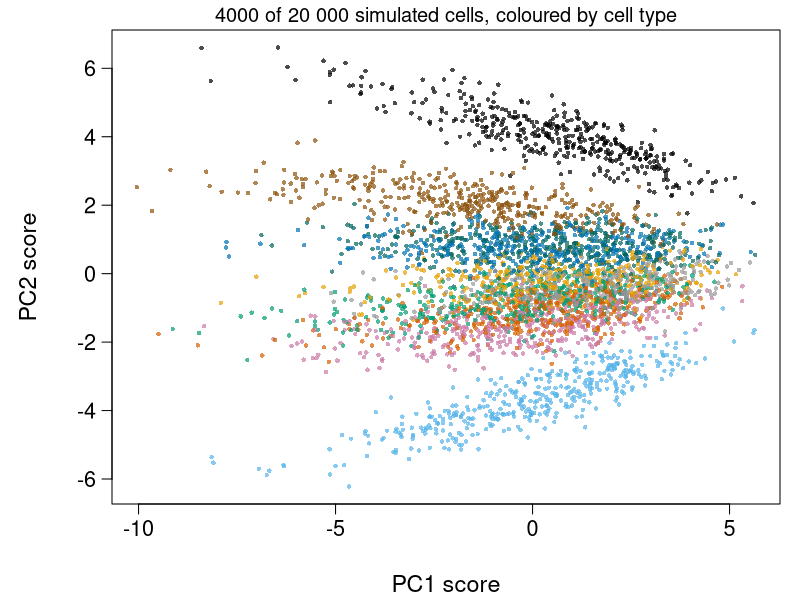
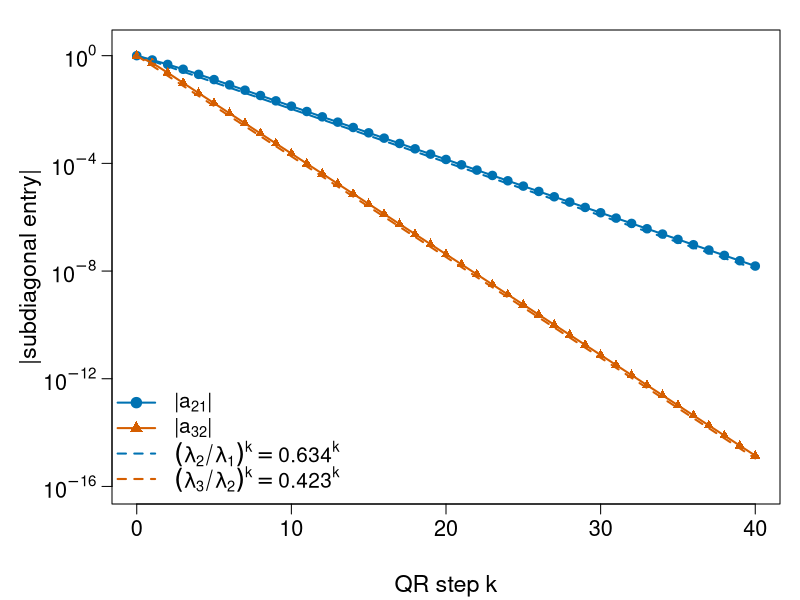
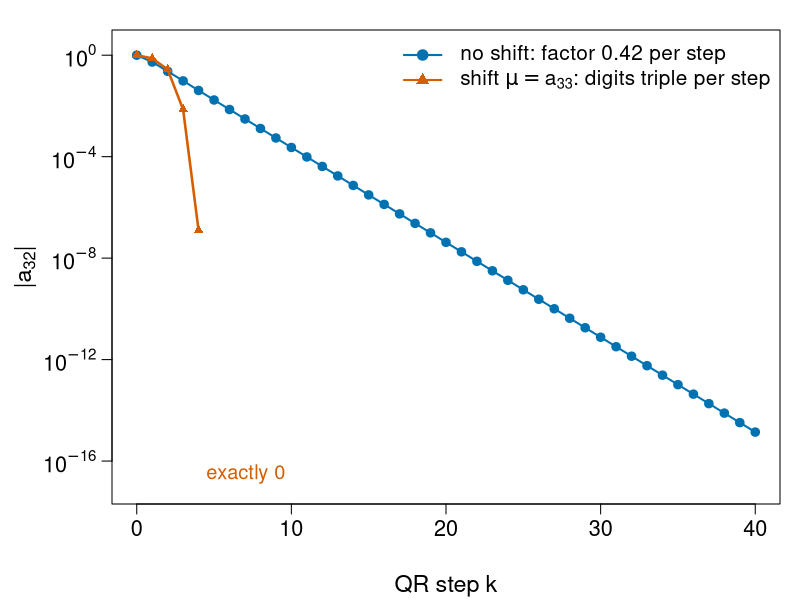
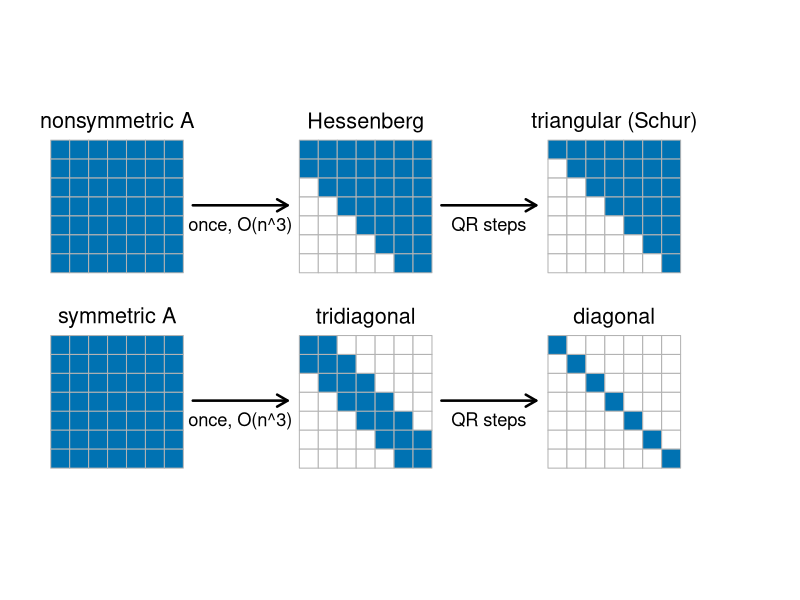
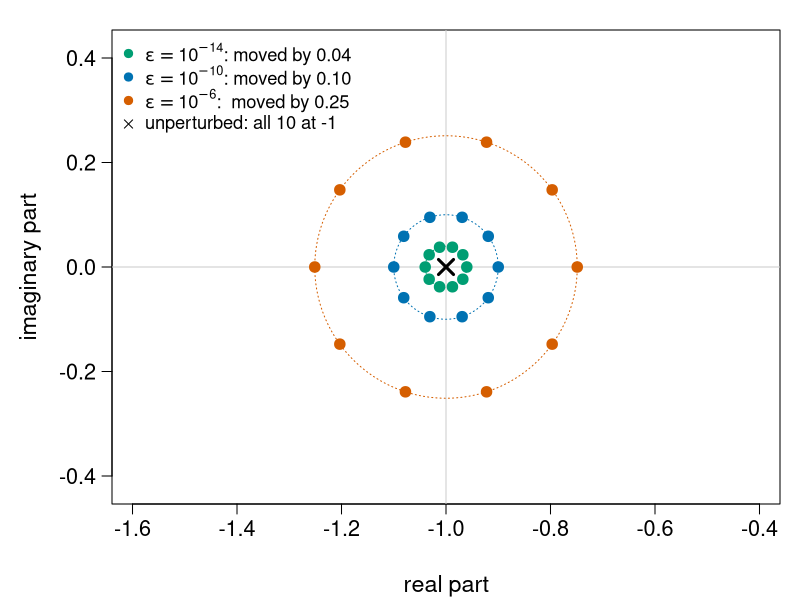
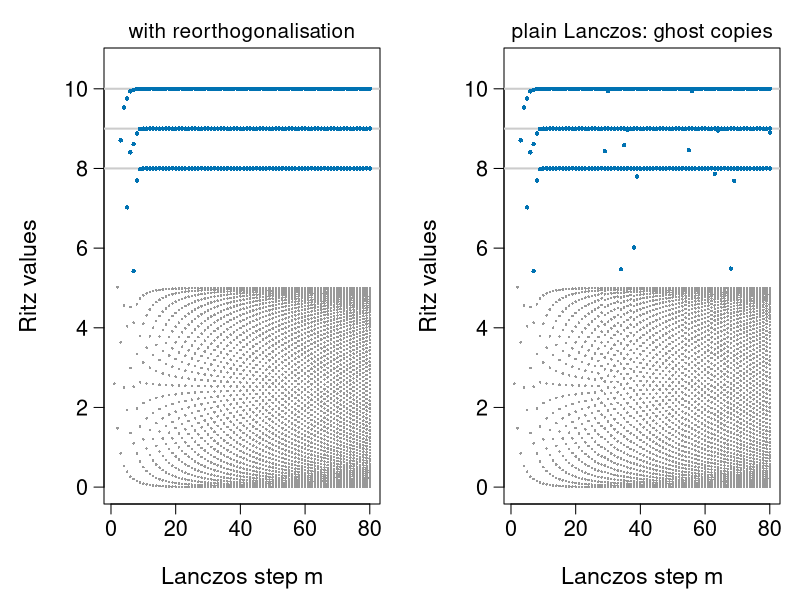
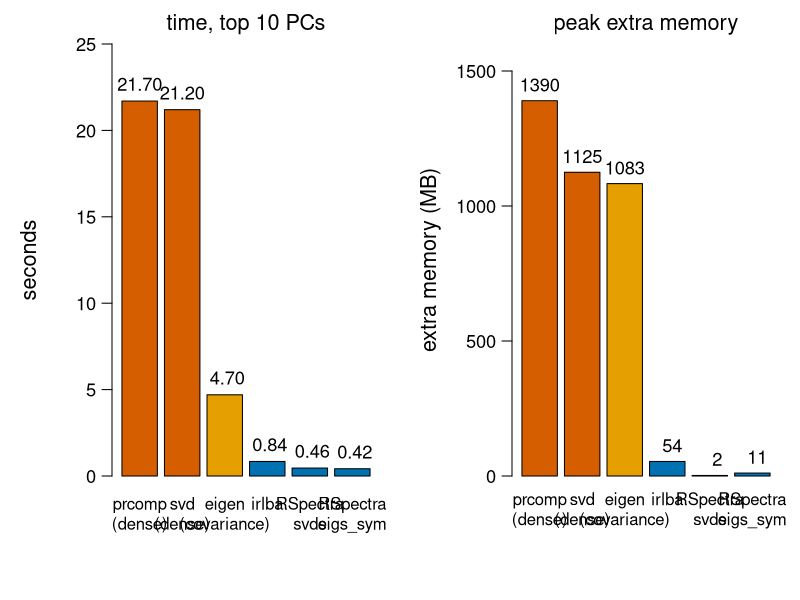

Write R code to recreate these figures, in order.
# Figures for the eigen-algorithms/ unit ("How eigen() works, and big problems").
#
# Re-run by hand from this folder (it is NOT run by `quarto render`):
#   cd eigen-algorithms && Rscript make-eigen-algorithms-figs.R
#
# Base R graphics only (grDevices::svg) plus the Matrix and irlba packages.
# Colours are Okabe-Ito (colour-blind safe). Makes:
#   fig01-pca-cells.svg       PC1 vs PC2 of the simulated 20 000-cell matrix
#   fig02-qr-convergence.svg  subdiagonal entries of the QR algorithm vs (lambda ratio)^k
#   fig03-shifts.svg          last subdiagonal entry: unshifted vs shifted QR
#   fig04-structure.svg       full -> Hessenberg -> triangular; symmetric -> tridiagonal -> diagonal
#   fig05-sensitivity.svg     eigenvalues of a perturbed transit-compartment chain
#   fig06-lanczos.svg         Ritz values against Lanczos step, with and without reorthogonalisation
#   fig07-pca-cost.svg        time and extra memory of full and truncated PCA (measured numbers)
#
# fig07 uses timings measured once (single-threaded OpenBLAS, R 4.6, one desktop
# machine; /usr/bin/time for peak memory). They are typed in below, not re-measured.

suppressMessages({ library(Matrix); library(irlba) })

oi <- c(orange = "#E69F00", sky = "#56B4E9", green = "#009E73",
        yellow = "#F0E442", blue = "#0072B2", red = "#D55E00",
        purple = "#CC79A7", grey = "#999999", black = "#000000")

fig <- function(file, w = 9, h = 5.2, expr) {
  svg(file, width = w, height = h)
  par(mar = c(4.8, 5.6, 1.5, 1), las = 1, mgp = c(3.6, 0.8, 0),
      cex.lab = 1.4, cex.axis = 1.3)
  expr
  dev.off()
}
logaxis <- function(side, pw) axis(side, at = 10^pw, labels = parse(text = paste0("10^", pw)))

## ---- the simulated single-cell matrix (same code as exercise C6) -------------

simulate_cells <- function(n_cells = 20000, n_genes = 2000, n_types = 10, seed = 1) {
  set.seed(seed)
  base <- rgamma(n_genes, shape = 0.3, rate = 2)              # mean count per gene
  fold <- matrix(2^rnorm(n_genes * n_types), n_genes, n_types) # cell-type effects
  type <- sample(n_types, n_cells, replace = TRUE)
  lib  <- rlnorm(n_cells, 0, 0.3)                              # library size factor
  lam  <- base * fold[, type] * rep(lib, each = n_genes)       # genes x cells
  counts <- matrix(rpois(length(lam), lam), n_genes, n_cells)
  list(X = Matrix(t(log1p(counts)), sparse = TRUE), type = type)  # cells x genes
}

## ---- fig01: PCA of the simulated cells ----------------------------------------

sc <- simulate_cells()
X <- sc$X; mu <- colMeans(X)
r <- irlba(X, nv = 10, center = mu)
scores <- r$u %*% diag(r$d)
set.seed(2)
show <- sample(nrow(X), 4000)
tcol <- c(oi[c("orange", "sky", "green", "blue", "red", "purple", "black", "grey")],
          "#8C510A", "#01665E")
fig("fig01-pca-cells.svg", w = 7.5, h = 6, expr = {
  plot(scores[show, 1], scores[show, 2], pch = 16, cex = 0.6,
       col = adjustcolor(tcol[sc$type[show]], 0.7),
       xlab = "PC1 score", ylab = "PC2 score")
  mtext("4000 of 20 000 simulated cells, coloured by cell type", 3, 0.2, cex = 1.2)
})

## ---- fig02: convergence of the unshifted QR algorithm ---------------------------

A <- matrix(c(4, 1, 0, 1, 3, 1, 0, 1, 2), 3)
lam <- eigen(A)$values
K <- 40
sub <- matrix(NA, K + 1, 2)
Ak <- A
sub[1, ] <- abs(c(Ak[2, 1], Ak[3, 2]))
for (k in 1:K) {
  f <- qr(Ak); Ak <- qr.R(f) %*% qr.Q(f)
  sub[k + 1, ] <- abs(c(Ak[2, 1], Ak[3, 2]))
}
fig("fig02-qr-convergence.svg", expr = {
  plot(0:K, sub[, 1], log = "y", type = "o", pch = 19, col = oi["blue"], lwd = 2,
       ylim = c(1e-16, 2), yaxt = "n", xlab = "QR step k", ylab = "|subdiagonal entry|")
  logaxis(2, seq(-16, 0, 4))
  lines(0:K, sub[, 2], type = "o", pch = 17, col = oi["red"], lwd = 2)
  lines(0:K, (lam[2] / lam[1])^(0:K), lty = 2, lwd = 2, col = oi["blue"])
  lines(0:K, (lam[3] / lam[2])^(0:K), lty = 2, lwd = 2, col = oi["red"])
  legend("bottomleft", c(expression("|" * a[21] * "|"), expression("|" * a[32] * "|"),
                         expression((lambda[2] / lambda[1])^k == 0.634^k),
                         expression((lambda[3] / lambda[2])^k == 0.423^k)),
         col = oi[c("blue", "red", "blue", "red")], pch = c(19, 17, NA, NA),
         lty = c(1, 1, 2, 2), lwd = 2, bty = "n", cex = 1.25)
})

## ---- fig03: shifted vs unshifted, last subdiagonal entry --------------------------

last_sub <- function(A, shift, K) {
  out <- numeric(K + 1); n <- nrow(A)
  out[1] <- abs(A[n, n - 1])
  for (k in 1:K) {
    mu <- if (shift) A[n, n] else 0
    f <- qr(A - mu * diag(n)); A <- qr.R(f) %*% qr.Q(f) + mu * diag(n)
    out[k + 1] <- max(abs(A[n, n - 1]), 1e-300)
  }
  out
}
u <- last_sub(A, FALSE, 40)
s <- last_sub(A, TRUE, 4)
fig("fig03-shifts.svg", expr = {
  plot(0:40, u, log = "y", type = "o", pch = 19, col = oi["blue"], lwd = 2,
       ylim = c(1e-17, 2), yaxt = "n", xlab = "QR step k",
       ylab = expression("|" * a[32] * "|"))
  logaxis(2, seq(-16, 0, 4))
  s_plot <- pmax(s, 1e-17)
  lines(0:4, s_plot, type = "o", pch = 17, col = oi["red"], lwd = 2.5)
  text(4.5, 3e-17, "exactly 0", col = oi["red"], adj = 0, cex = 1.2)
  legend("topright", c("no shift: factor 0.42 per step",
                       expression("shift " * mu == a[33] * ": digits triple per step")),
         col = oi[c("blue", "red")], pch = c(19, 17), lwd = 2, bty = "n", cex = 1.25)
})

## ---- fig04: matrix structure along the way ------------------------------------

draw_mat <- function(x0, y0, pat, title) {
  n <- nrow(pat); sz <- 0.32
  for (i in 1:n) for (j in 1:n) {
    col <- if (pat[i, j]) oi["blue"] else "white"
    rect(x0 + (j - 1) * sz, y0 - i * sz, x0 + j * sz, y0 - (i - 1) * sz,
         col = col, border = "grey70")
  }
  text(x0 + n * sz / 2, y0 + 0.3, title, cex = 1.3)
}
n <- 7
full <- matrix(TRUE, n, n)
hess <- outer(1:n, 1:n, function(i, j) i <= j + 1)
tri  <- outer(1:n, 1:n, function(i, j) i <= j)
tridiag <- outer(1:n, 1:n, function(i, j) abs(i - j) <= 1)
dg <- diag(n) == 1
svg("fig04-structure.svg", width = 12, height = 6)
par(mar = c(0.5, 0.5, 0.5, 0.5))
plot(NA, xlim = c(0, 12.2), ylim = c(-6.2, 0.8), axes = FALSE, xlab = "", ylab = "", asp = 1)
draw_mat(0.2, 0, full, "nonsymmetric A")
draw_mat(4.4, 0, hess, "Hessenberg")
draw_mat(8.6, 0, tri, "triangular (Schur)")
draw_mat(0.2, -3.3, full, "symmetric A")
draw_mat(4.4, -3.3, tridiag, "tridiagonal")
draw_mat(8.6, -3.3, dg, "diagonal")
for (y in c(-1.1, -4.4)) {
  arrows(2.6, y, 4.2, y, lwd = 2.5, length = 0.12)
  arrows(6.8, y, 8.4, y, lwd = 2.5, length = 0.12)
  text(3.4, y - 0.35, "once, O(n^3)", cex = 1.1)
  text(7.6, y - 0.35, "QR steps", cex = 1.1)
}
dev.off()

## ---- fig05: sensitivity of the transit-compartment chain --------------------------

nch <- 10
chain <- diag(-1, nch); chain[cbind(2:nch, 1:(nch - 1))] <- 1
eps_list <- c(1e-14, 1e-10, 1e-6)
ecol <- oi[c("green", "blue", "red")]
fig("fig05-sensitivity.svg", w = 7.5, h = 6.2, expr = {
  par(mar = c(4.8, 5.6, 1.5, 1))
  plot(NA, xlim = c(-1.5, -0.5), ylim = c(-0.42, 0.42), asp = 1,
       xlab = "real part", ylab = "imaginary part")
  abline(h = 0, v = -1, col = "grey80")
  th <- seq(0, 2 * pi, length.out = 200)
  for (i in seq_along(eps_list)) {
    Kp <- chain; Kp[1, nch] <- eps_list[i]
    ev <- eigen(Kp, only.values = TRUE)$values
    rad <- eps_list[i]^(1 / nch)
    lines(-1 + rad * cos(th), rad * sin(th), col = ecol[i], lty = 3)
    points(Re(ev), Im(ev), pch = 19, cex = 1.4, col = ecol[i])
  }
  points(-1, 0, pch = 4, cex = 2, lwd = 3)
  legend("topleft", c(expression(epsilon == 10^-14 * ": moved by 0.04"),
                      expression(epsilon == 10^-10 * ": moved by 0.10"),
                      expression(epsilon == 10^-6 * ":  moved by 0.25"),
                      "unperturbed: all 10 at -1"),
         col = c(ecol, "black"), pch = c(19, 19, 19, 4), bty = "n", cex = 1.1)
})

## ---- fig06: Lanczos Ritz values --------------------------------------------------

lanczos <- function(Afun, n, m, reorth = FALSE) {
  Q <- matrix(0, n, m); alpha <- beta <- numeric(m)
  q <- rep(1, n) / sqrt(n); q_old <- 0; b <- 0
  for (j in 1:m) {
    Q[, j] <- q
    w <- Afun(q) - b * q_old
    alpha[j] <- sum(w * q)
    w <- w - alpha[j] * q
    if (reorth) w <- w - Q[, 1:j] %*% crossprod(Q[, 1:j], w)
    b <- sqrt(sum(w^2)); beta[j] <- b
    q_old <- q; q <- as.vector(w) / b
  }
  list(alpha = alpha, beta = beta)
}
ritz <- function(L, m) {
  T <- diag(L$alpha[1:m], m)
  if (m > 1) T[cbind(2:m, 1:(m - 1))] <- T[cbind(1:(m - 1), 2:m)] <- L$beta[1:(m - 1)]
  eigen(T, symmetric = TRUE, only.values = TRUE)$values
}
spec <- c(10, 9, 8, seq(0, 5, length.out = 197))
M <- 80
Lp <- lanczos(function(v) spec * v, 200, M)
Lr <- lanczos(function(v) spec * v, 200, M, reorth = TRUE)
panel <- function(L, title) {
  plot(NA, xlim = c(1, M), ylim = c(0, 10.6), xlab = "Lanczos step m", ylab = "Ritz values")
  abline(h = c(10, 9, 8), col = "grey80", lwd = 2)
  for (m in 1:M) {
    rv <- ritz(L, m)
    top <- rv[rv > 5.2]
    points(rep(m, length(rv)), rv, pch = 16, cex = 0.35, col = oi["grey"])
    points(rep(m, length(top)), top, pch = 16, cex = 0.6, col = oi["blue"])
  }
  mtext(title, 3, 0.3, cex = 1.25)
}
svg("fig06-lanczos.svg", width = 12, height = 5.2)
par(mfrow = c(1, 2), mar = c(4.8, 5.2, 2.4, 1), las = 1, mgp = c(3.2, 0.8, 0),
    cex.lab = 1.4, cex.axis = 1.3)
panel(Lr, "with reorthogonalisation")
panel(Lp, "plain Lanczos: ghost copies")
dev.off()

## ---- fig07: cost of full vs truncated PCA (measured, see header) -------------------

meth <- c("prcomp\n(dense)", "svd\n(dense)", "eigen\n(covariance)",
          "irlba", "RSpectra\nsvds", "RSpectra\neigs_sym")
secs <- c(21.7, 21.2, 4.7, 0.84, 0.46, 0.42)
mb   <- c(1390, 1125, 1083, 54, 2, 11)   # peak RSS minus 230 MB baseline (R + data)
bcol <- oi[c("red", "red", "orange", "blue", "blue", "blue")]
svg("fig07-pca-cost.svg", width = 12, height = 5)
par(mfrow = c(1, 2), mar = c(6.2, 5.6, 2.2, 1), las = 1, mgp = c(3.6, 0.8, 0),
    cex.lab = 1.3, cex.axis = 1.1)
bp <- barplot(secs, col = bcol, ylab = "seconds", names.arg = rep("", 6), ylim = c(0, 25))
text(bp, -1.2, meth, xpd = TRUE, adj = c(0.5, 1), cex = 1.0)
text(bp, secs + 1, format(secs), cex = 1.1)
mtext("time, top 10 PCs", 3, 0.5, cex = 1.3)
bp <- barplot(mb, col = bcol, ylab = "extra memory (MB)", names.arg = rep("", 6), ylim = c(0, 1600))
text(bp, -60, meth, xpd = TRUE, adj = c(0.5, 1), cex = 1.0)
text(bp, mb + 60, format(mb), cex = 1.1)
mtext("peak extra memory", 3, 0.5, cex = 1.3)
dev.off()
